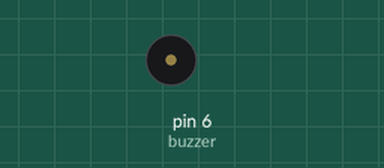
Simulated run of this sketch. Board: Arduino Uno, built with avr-gcc and run on an emulated ATmega328P. On the bench: buzzer (waves = sounding). Random numbers use the default seed unless the sketch sets one.

Above: at 0.1 s.
Timing chart, 0 to 1.6 s (numbered marks = the images above):
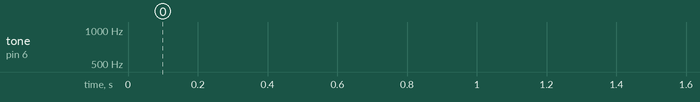

The sketch:

raygun_melody.ino
```cpp
// (licence header left out)
const int buzzer = 6; //Buzzer pin
int freq; //frequency out (don't freak out)

void setup()
{
  // Set buzzer pin as OUTPUT:
  pinMode(buzzer, OUTPUT);
}

void loop()
{
  // BOOOOOOOOoooooooooo sound (descending) >>>>>>>>>>>>>>>>>>>>>
  // Goes from 1000 Hz to 340 Hz with 2ms delays in between
  for (int b=1000; b>340; b--)
  {
    tone(buzzer, b);
    delay(2);
  }
  // End of BOOOOOOOOoooooooooo <<<<<<<<<<<<<<<<<<<<<<<<<<<<<<<<<


  // Turn the buzzer off, this must be called if the tone()
  // function was not given a duration (the 3rd paramater).
  noTone(buzzer);

  // DSIFGSIVOESRGJIOFDSJGFSD sound (white noise) >>>>>>>>>>>>>>>
  // This for loop plays 5000 random frequenices to create what
  // sounds like white noise.
  for(int i =0;i<5000;i++)
  {
    freq = random(240,1080);
    tone(buzzer, freq);
  }
  // End of DSIFGSIVOESRGJIOFDSJGFSD <<<<<<<<<<<<<<<<<<<<<<<<<<<<

  noTone(buzzer);  // Turn off the buzzer

  // WAWAWAWAWAWAWAWA sound (pacman waka) >>>>>>>>>>>>>>>>>>>>>>>
  // This set of for loops very quickly sweeps frequencies
  // down then up then down then up (10 iterations of down/up)
  for(int r=0;r<10;r++)
  {
    for(int c=1000;c>340;c--)
    {
      tone(buzzer, c);
    }
    for(int d=340;d<1000;d++)
    {
      tone(buzzer, d);
    }
  }
  // End of WAWAWAWAWAWAWAWA <<<<<<<<<<<<<<<<<<<<<<<<<<<<<<<<<<<<

  noTone(buzzer);


  // DSIFGSIVOESRGJIOFDSJGFSD sound (white noise) >>>>>>>>>>>>>>>
  // Same as the last DSIFGSIVOESRGJIOFDSJGFSD
  for(int i =0;i<5000;i++)
  {
    freq = random(240,1080);
    tone(buzzer, freq);
  }
  // End of DSIFGSIVOESRGJIOFDSJGFSD <<<<<<<<<<<<<<<<<<<<<<<<<<<<

  noTone(buzzer);

  // ooooOOOOBooooOOOOB sound (ascending) >>>>>>>>>>>>>>>>>>>>>>>
  // This set of for loops will twice sweep frequencies UP
  // from 340 Hz to 1000 Hz, with a small delay in between
  // each tone.
  for(int s=0;s<2;s++)
  {
    for(int g=340;g<1000;g++)
    {
      tone(buzzer,g);
      delay(2);
    }
  }
  // end of ooooOOOOBooooOOOOB <<<<<<<<<<<<<<<<<<<<<<<<<<<<<<<<<<

  noTone(buzzer);


  // DSIFGSIVOESRGJIOFDSJGFSD sound (white noise) >>>>>>>>>>>>>>>
  // same white noise as usual.
  for(int i =0;i<5000;i++)
  {

    freq = random(240,1080);
    tone(buzzer, freq);
  }
  // End of DSIFGSIVOESRGJIOFDSJGFSD <<<<<<<<<<<<<<<<<<<<<<<<<<<<

  noTone(buzzer);

  // Now that we've reached the end of loop(), jump back up
  // to the top and do it all over again! Yay!
}
```
